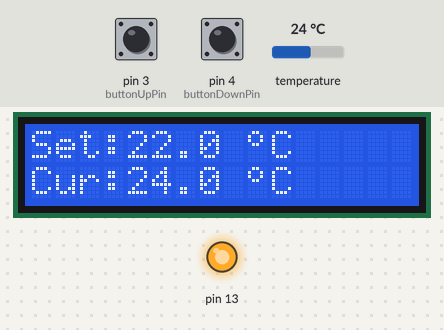
Recording of a sketch running on a simulated Arduino Uno, built with avr-gcc and run on an emulated ATmega328P. Shown: 16×2 character LCD, output pins drawn as LEDs (lit = HIGH). The test bench sets the inputs (shaded band); at power-on: pin 3 (buttonUpPin) HIGH, temperature 24 °C, pin 4 (buttonDownPin) HIGH.

Above: at 1.2 s.
1.3 s: pin 3 (buttonUpPin) pulled LOW for 3.2 s
At 4.9 s:
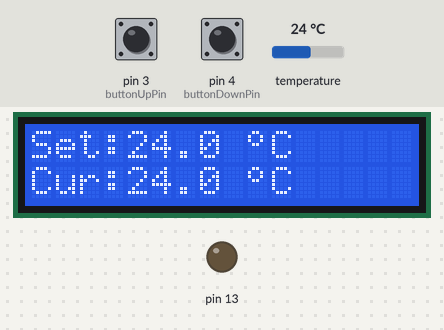
6.0 s: temperature set to 12 °C
At 7.9 s:
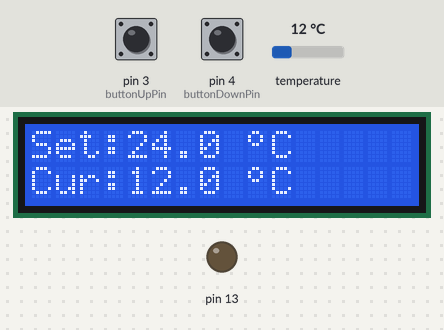
8.2 s: pin 4 (buttonDownPin) pulled LOW for 1.05 s
At 9.8 s:
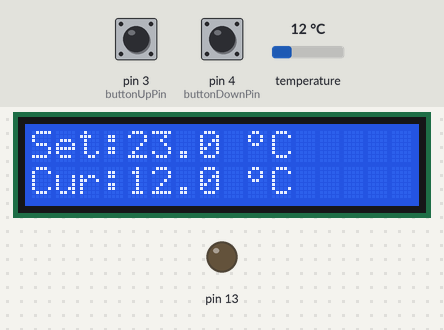
10.7 s: temperature set to 19 °C
At 12.0 s:
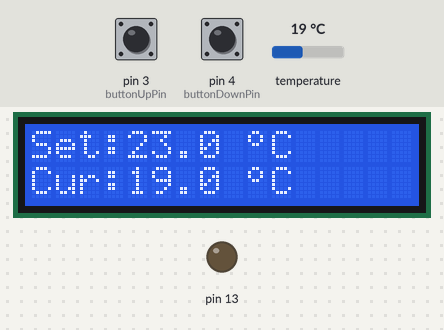
12.3 s: pin 3 (buttonUpPin) pulled LOW for 1.05 s
At 13.5 s:
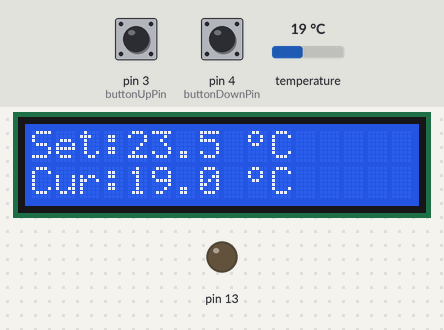
14.8 s: pin 4 (buttonDownPin) pulled LOW for 3.2 s
At 18.4 s:
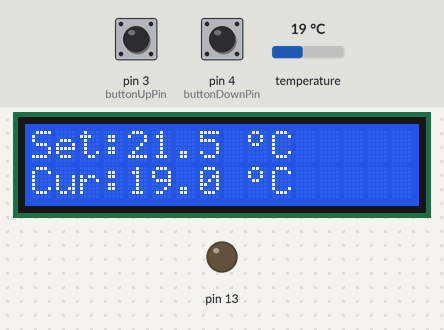
Timing chart, 0 to 19.9 s (numbered marks = the images above; inputs shaded):
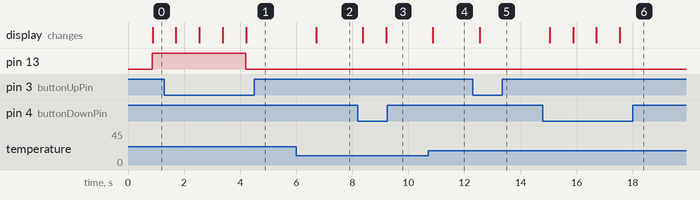

Measured:
- after the input at 1.3 s, pin 13: HIGH → LOW after 2.9 s; the display: first changes after 0.41 s (image 1 shows a later state)
- after the input at 6.0 s, the display: changes after 0.71 s (image 2)
- after the input at 8.2 s, the display: first changes after 0.18 s (image 3 shows a later state)
- after the input at 10.7 s, the display: changes after 0.17 s (image 4)
- after the input at 12.3 s, the display: changes after 0.24 s (image 5)
- after the input at 14.8 s, the display: first changes after 0.24 s (image 6 shows a later state)

The sketch:

code.ino
```cpp
#include <Wire.h>
#include <LiquidCrystal_I2C.h>
#include <OneWire.h>
#include <DallasTemperature.h>

// Инициализация LCD дисплея с I2C адресом 0x27, размером 16x2 символов
LiquidCrystal_I2C lcd(0x27, 16, 2);

// Настройка датчика температуры DS18B20
#define ONE_WIRE_BUS 2
OneWire oneWire(ONE_WIRE_BUS);
DallasTemperature sensors(&oneWire);

// Определение пинов для кнопок
const int buttonUpPin = 3;    // Кнопка увеличения температуры
const int buttonDownPin = 4;  // Кнопка уменьшения температуры
// Встроенный светодиод на пине 13 будет использоваться как индикатор нагрева

// Переменные для хранения температур
float setTemp = 22.0;    // Уставка температуры (начальное значение)
float currentTemp = 0;   // Текущая температура с датчика

// Переменные для обработки кнопок
unsigned long lastUpPressTime = 0;    // Время последнего нажатия кнопки "+"
unsigned long lastDownPressTime = 0;  // Время последнего нажатия кнопки "-"
unsigned long lastRepeatTime = 0;     // Время последнего автоповтора
bool upButtonPressed = false;         // Флаг состояния кнопки "+"
bool downButtonPressed = false;       // Флаг состояния кнопки "-"
bool upButtonWasPressed = false;      // Флаг предыдущего состояния кнопки "+"
bool downButtonWasPressed = false;    // Флаг предыдущего состояния кнопки "-"

// Настройки временных интервалов для обработки кнопок
const unsigned long initialDelay = 200;   // Задержка перед началом автоповтора (мс)
const unsigned long repeatDelay = 20;    // Стандартная задержка между изменениями
const unsigned long fastRepeatDelay = 50; // Быстрая задержка (4 раза в секунду = 250мс)

// Создание пользовательского символа для знака градуса
byte degreeSymbol[8] = {
  B01100,
  B10010,
  B10010,
  B01100,
  B00000,
  B00000,
  B00000,
  B00000
};

void setup() {
  // Инициализация LCD дисплея
  lcd.init();
  lcd.backlight();

  // Создание пользовательского символа градуса (код 0)
  lcd.createChar(0, degreeSymbol);

  // Настройка пинов кнопок с внутренними подтягивающими резисторами
  pinMode(buttonUpPin, INPUT_PULLUP);
  pinMode(buttonDownPin, INPUT_PULLUP);
  pinMode(13, OUTPUT); // Настройка встроенного светодиода как выхода

  // Инициализация датчика температуры
  sensors.begin();

  // Начальная настройка дисплея - вывод статических надписей
  lcd.setCursor(0, 0);
  lcd.print("Set:");  // Надпись для уставки
  lcd.setCursor(0, 1);
  lcd.print("Cur:");  // Надпись для текущей температуры
}

void loop() {
  // 1. ЧТЕНИЕ ТЕМПЕРАТУРЫ С ДАТЧИКА
  sensors.requestTemperatures();           // Запрос измерения температуры
  currentTemp = sensors.getTempCByIndex(0); // Чтение температуры в градусах Цельсия

  // 2. ОБРАБОТКА НАЖАТИЙ КНОПОК
  handleButtons();

  // 3. УПРАВЛЕНИЕ СВЕТОДИОДОМ-ИНДИКАТОРОМ
  // Светодиод горит, когда текущая температура превышает уставку
  if (currentTemp > setTemp) {
    digitalWrite(13, HIGH); // Включить светодиод (нагрев)
  } else {
    digitalWrite(13, LOW);  // Выключить светодиод
  }

  // 4. Вывод на дисплей
  updateDisplay();

  // Короткая задержка для стабильности работы
  delay(50);
}

void handleButtons() {
  // ЧТЕНИЕ ТЕКУЩЕГО СОСТОЯНИЯ КНОПОК
  bool upButtonNow = (digitalRead(buttonUpPin) == LOW);
  bool downButtonNow = (digitalRead(buttonDownPin) == LOW);

  // ОБРАБОТКА КНОПКИ "+" (УВЕЛИЧЕНИЕ ТЕМПЕРАТУРЫ)
  if (upButtonNow) {
    if (!upButtonWasPressed) {
      // Кнопка только что нажата - немедленное изменение
      setTemp += 0.5;
      upButtonPressed = true;
      upButtonWasPressed = true;
      lastUpPressTime = millis();
      lastRepeatTime = millis();
    } else {
      // Кнопка удерживается - проверяем время для автоповтора
      unsigned long currentTime = millis();
      if (currentTime - lastUpPressTime > initialDelay) {
        // Автоповтор с выбранной скоростью
        if (currentTime - lastRepeatTime > fastRepeatDelay) {
          setTemp += 0.5;
          lastRepeatTime = currentTime;
        }
      }
    }
  } else {
    // Кнопка отпущена
    upButtonPressed = false;
    upButtonWasPressed = false;
  }

  // ОБРАБОТКА КНОПКИ "-" (УМЕНЬШЕНИЕ ТЕМПЕРАТУРЫ)
  if (downButtonNow) {
    if (!downButtonWasPressed) {
      // Кнопка только что нажата - немедленное изменение
      setTemp -= 0.5;
      downButtonPressed = true;
      downButtonWasPressed = true;
      lastDownPressTime = millis();
      lastRepeatTime = millis();
    } else {
      // Кнопка удерживается - проверяем время для автоповтора
      unsigned long currentTime = millis();
      if (currentTime - lastDownPressTime > initialDelay) {
        // Автоповтор с выбранной скоростью
        if (currentTime - lastRepeatTime > fastRepeatDelay) {
          setTemp -= 0.5;
          lastRepeatTime = currentTime;
        }
      }
    }
  } else {
    // Кнопка отпущена
    downButtonPressed = false;
    downButtonWasPressed = false;
  }

  // ОГРАНИЧЕНИЕ ДИАПАЗОНА УСТАВКИ
  // Защита от установки слишком низкой или слишком высокой температуры
  if (setTemp < 10.0) setTemp = 10.0;
  if (setTemp > 35.0) setTemp = 35.0;
}

void updateDisplay() {
  // ОБНОВЛЕНИЕ ЗНАЧЕНИЯ УСТАВКИ НА ДИСПЛЕЕ
  lcd.setCursor(4, 0);        // Устанавливаем курсор на позицию для уставки (после "Set:")
  lcd.print(setTemp, 1);      // Выводим уставку с одним знаком после запятой

  // Вывод символа градуса и буквы C для уставки
  lcd.setCursor(9, 0);        // Позиция после значения температуры
  lcd.write(0);               // Вывод пользовательского символа градуса (код 0)
  lcd.print("C");             // Вывод буквы C (Цельсия)
  lcd.print("  ");            // Дополнительные пробелы для очистки старых символов

  // ОБНОВЛЕНИЕ ТЕКУЩЕЙ ТЕМПЕРАТУРЫ НА ДИСПЛЕЕ
  lcd.setCursor(4, 1);        // Устанавливаем курсор на позицию для текущей температуры (после "Cur:")
  lcd.print(currentTemp, 1);  // Выводим текущую температуру с одним знаком после запятой

  // Вывод символа градуса и буквы C для текущей температуры
  lcd.setCursor(9, 1);        // Позиция после значения температуры
  lcd.write(0);               // Вывод пользовательского символа градуса (код 0)
  lcd.print("C");             // Вывод буквы C (Цельсия)
  lcd.print("  ");            // Дополнительные пробелы для очистки старых символов
}
```
